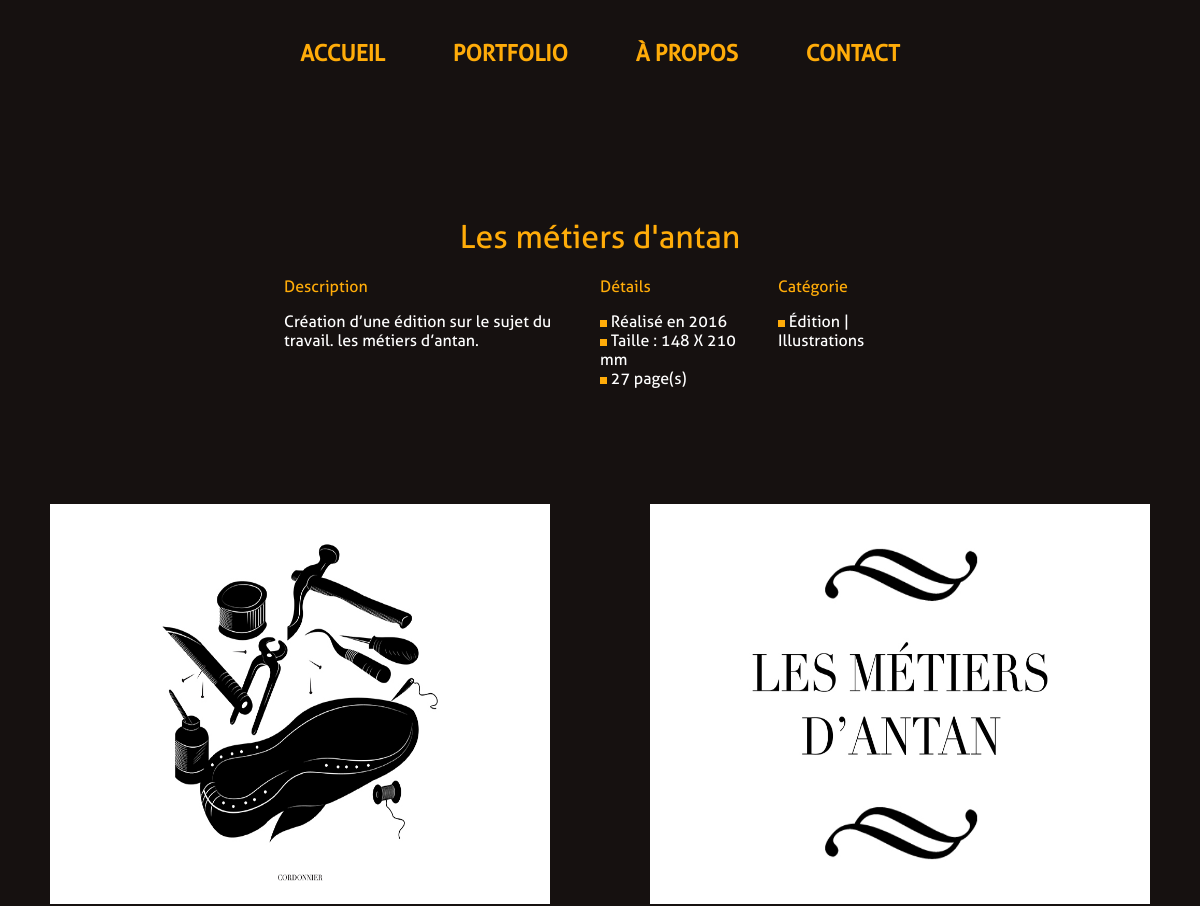
Before: /projet/2 (upper part) with the older database file.
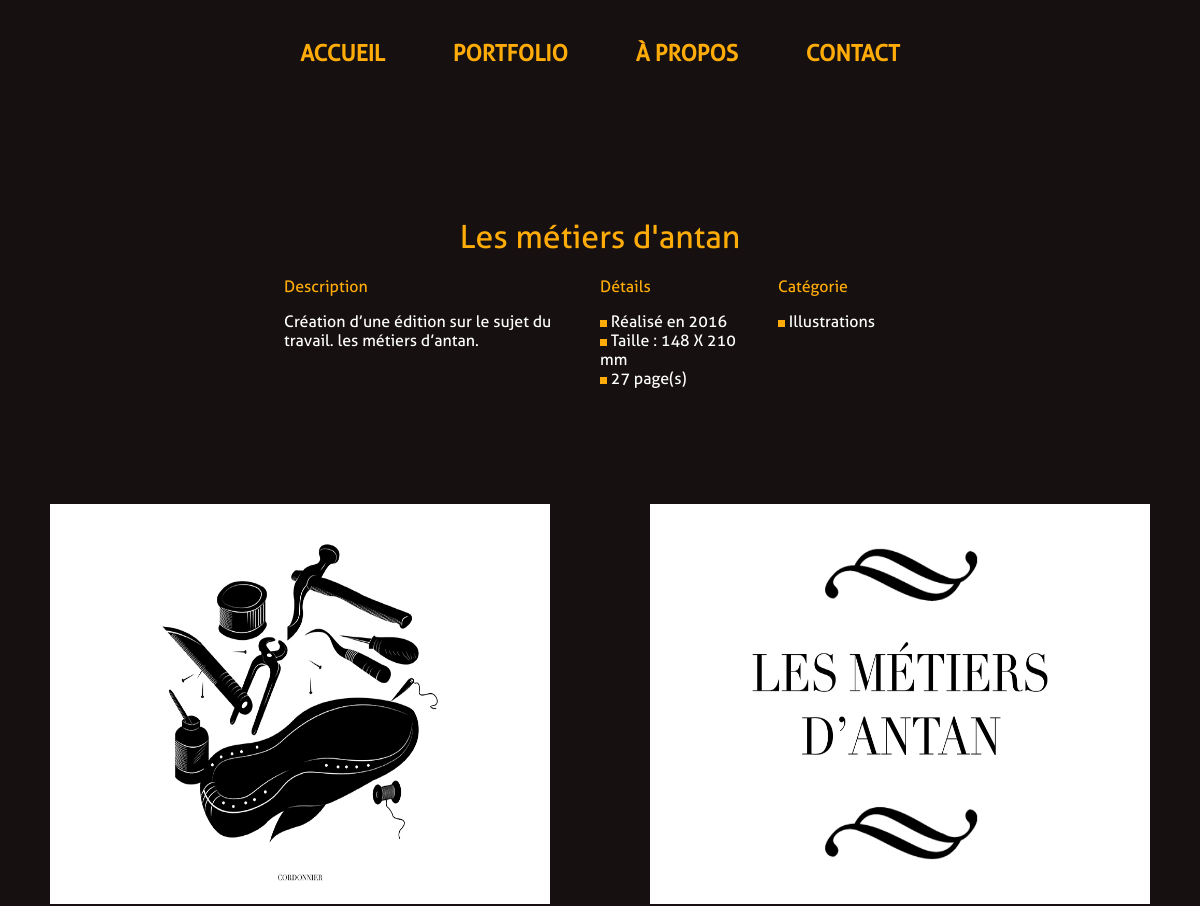
After: the same page with the newer database file.
### tables this page shows
CREATE TABLE IF NOT EXISTS `projets` (
  `id` int(11) NOT NULL,
  `nom` varchar(255) NOT NULL,
  `illustration` text NOT NULL,
  `description` text NOT NULL,
  `annee_creation` int(11) NOT NULL,
  `taille` varchar(255) NOT NULL,
  `nbr_pages` int(11) NOT NULL,
  `edition` varchar(255) NOT NULL,
  `categorie` varchar(255) NOT NULL
);

### projet.php (the view, shortened to what this page needs)
<?php include('./includes/header.php') ?>
<?php
    $projetId = $this->params['id'];
?>
    <?php
        $reqProjet = $bdd->query("SELECT * FROM projets WHERE id='$projetId'");
        while ($dataProjet = $reqProjet->fetch()) {
            ?>
                <div class="sectionLastProjects txtcenter">
                    <div class="projets">
                        <div class="projet">
                            <div class="nom"><?php echo $dataProjet['nom']; ?></div>
                            <div class="details_projet">
                                <div class="description">
                                    <span>Description</span>
                                    <p><?php echo $dataProjet['description']; ?></p>
                                </div>
                                <div class="details">
                                    <span>Détails</span>
                                    <p>
                                        <?php echo "<span class='square'></span> Réalisé en ".$dataProjet['annee_creation']; ?><br />
                                        <?php if ($dataProjet['taille'] != "0") {echo "<span class='square'></span> Taille : ".$dataProjet['taille']."<br />";} ?>
                                        <?php if ($dataProjet['nbr_pages'] != 0) {echo "<span class='square'></span> ".$dataProjet['nbr_pages']." page(s)";} ?>
                                    </p>
                                </div>
                                <div class="categorie">
                                    <span>Catégorie</span>
                                    <p>
                                        <?php if ($dataProjet['edition'] != "0") {echo "<span class='square'></span> ".$dataProjet['edition']."<br />";} ?>
                                        <?php if ($dataProjet['categorie'] != "0") { echo "<span class='square'></span> ".$dataProjet['categorie']; } ?>
                                    </p>
                                </div>
                            </div>
                        </div>
                    </div>
                </div>
            <div class="allImgProjet">
            <?php
            $reqContentProjet = $bdd->query("SELECT * FROM projets_all_img WHERE id_projet='$projetId'");
            while ($contentProjet = $reqContentProjet->fetch()) {
                ?>
                    <div class="illu"><img src="/projets/<?php echo $contentProjet['illustration']; ?>" /></div>
                <?php
            }
            ?>
            </div>
            <?php
        }
    ?>
<?php include('./includes/footer.php') ?>

### routeur.php (shortened to what this page needs)
<?php
class Router {
	private $uri;
	private $routes;
	public function __construct() {
		$this->routes = array();
		$this->uri = $_SERVER['REQUEST_URI'];
	}
	public function setRoutes($route, $page) {
		$array = array('route' => $route, 'page' => $page);
		array_push($this->routes, $array);
	}
	public function search() {
		foreach($this->routes as $route) {
			$exUri = explode('/', $this->uri);
			$exRoute = explode('/', $route['route']);
			if(preg_match('#:([a-z0-9\-_]+)#i', $route['route'], $matches)) {
				if(count($exUri) == count($exRoute)) {
					$params = array_splice($matches, 1);
					foreach($params as $value) {
						$paramPosition = array_search(':'.$value, $exRoute);
						$exRoute[$paramPosition] = $exUri[$paramPosition];
					}
				}
			}
			if($exUri == $exRoute) {
				include_once($route['page']);
				return;
			}
		}
	}
}
$router = new Router();
$router->setRoutes('/DevStorm/', 'index.php');
$router->setRoutes('/home', 'index.php');
$router->setRoutes('/portfolio', 'portfolio.php');
$router->setRoutes('/projet/:id', 'projet.php');
$router->setRoutes('/contact', 'contact.php');
$router->setRoutes('/about', 'about.php');
$router->setOtherwise('page', 'erreur.php');
$router->search();

Changed rows visible on the page:
changed projets "Les métiers d'antan": edition "0" → "Illustrations" (drawn); categorie "Édition | Illustrations" → "0" (drawn)
Other visible differences:
list line gone: "Édition | Illustrations"
new list line: "Illustrations"
